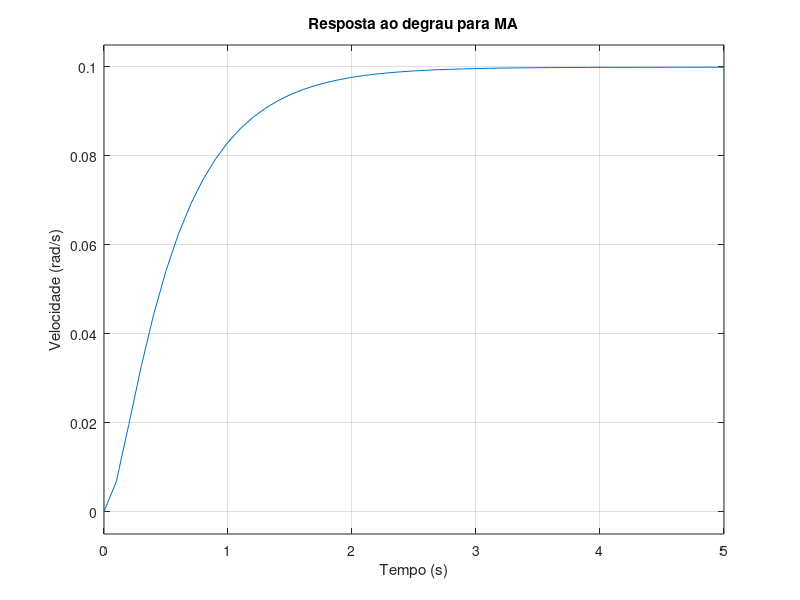
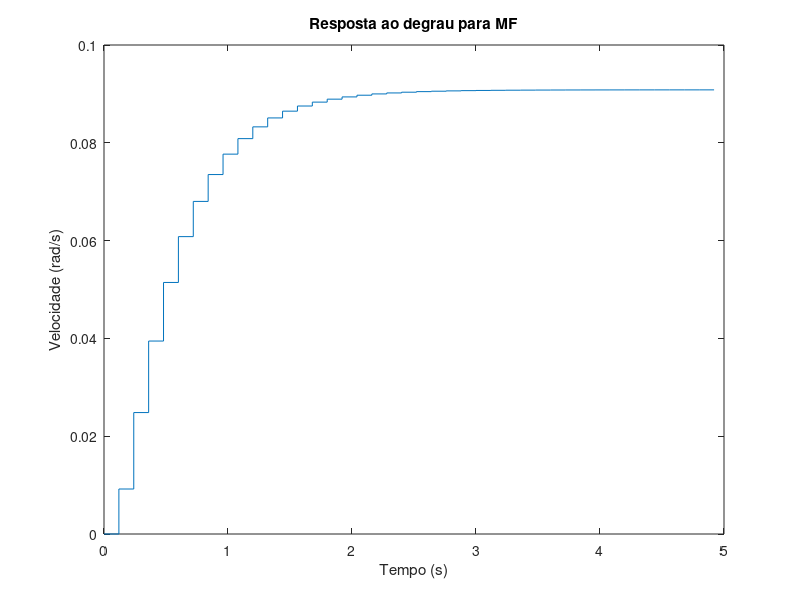
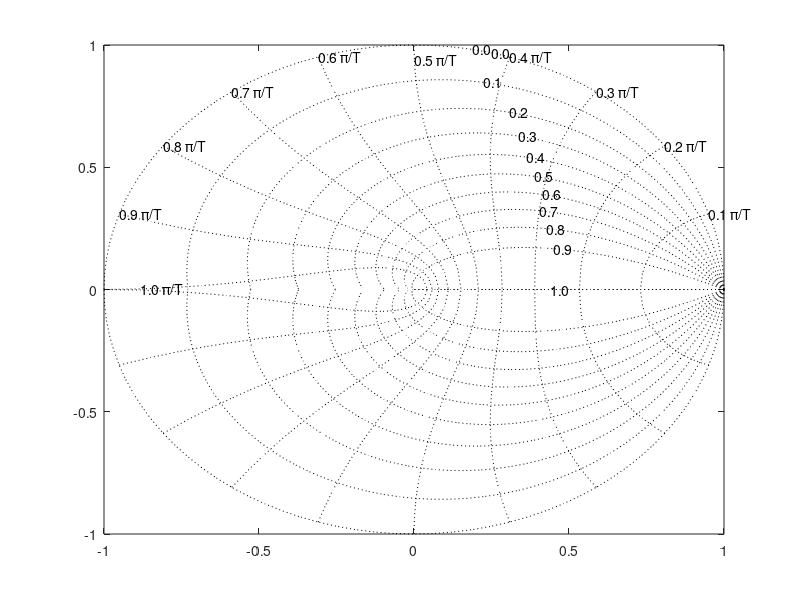

Source code (MATLAB) for these figures, in order: (Note: this script raises an error after producing the figures.)
% Controle Digital
%
% Exemplo de projeto de controlador digital pelo lugar das raizes:
% Sistema motor cc;
% No domínio 's', H(s) = K/(Js + b) * (Ls + R) + K^2;

close all; clear; clc;

%% Escolha do periodo de amostragem:
J = 0.01;
b = 0.1;
K = 0.01;
R = 1;
L = 0.5;

%% Modelo discreto do PROCESSO:

% Processo instavel em MA:
num=K;
den = [(J * L) (J * R + L * b) (b * R + K ^ 2)];
Gps = tf(num, den);


% Resposta continua em malha aberta
figure; step(Gps, 0:0.1:5);
xlabel('Tempo (s)'); ylabel('Velocidade (rad/s)');
title('Resposta ao degrau para MA');

% Periodo de amostragem
T = 0.12;

% Planta discreta:
Gz = c2d(Gps, T, 'zoh');
zpk(Gz);

% Resposta discreta em malha fechada
sys = feedback(Gz, 1);
[y, t] = step(sys, 5);
figure; stairs(t,y);
xlabel('Tempo (s)'); ylabel('Velocidade (rad/s)');
title('Resposta ao degrau para MF');

%% Especificacoes de desempenho:

Mpmax = 10; % percentual de overshoot
ts = 1.82; % tempo de subida
ta = 3; % tempo de acomodacao

% Regioes que atendem as especificacoes:
zetamin = 0.6*(1 - Mpmax/100); % taxa de amortecimento
wnmin = 1.8/ts; % frequencia natural
zetawnmin = 4.6/ta; % zeta*wn, em que wn esta em rad/s

% Especificacoes (um pouco mais rigoross que valores minimos) que atendem regioes:
zeta = 0.5;
wn = 6.0*T; % em rad
zeta*wn/T; % Observe que  esse valor deve ser > zetawnmin calculado acima
r0 = exp(-zeta*wn); % a regiao interna a esse raio delimita o ta minimo

%% Projeto direto:

% Projeto digital usando lugar das raizes:
figure; zgrid; % referencia do grid

%% 1) Considerando compensador estatico:
K = 0:0.001:50;
figure; rlocus(Gz, K); zgrid(zeta, wn); hold on; plotcircle(0,0,r0,'k-.');
[Kc1, raizes1] = rlocfind(Gz);
figure; bode(Gz*Kc1); grid on;
% Simulacao da resposta ao degrau em MF
Tz1 = feedback(Gz*Kc1,1);
zpk(Tz1);
figure; step(Tz1); grid on;
figure(5); Tuz1 = Kc1/(1+Gz*Kc1); step(Tuz1); grid;

%% 2) PI:
zc = 0.9; % zero do controlador
Dz = tf([1 -zc], [1 -1], T);

figure; rlocus(Gz*Dz, K); zgrid(zeta, wn); hold on; plotcircle(0,0,r0,'k-.')
[Kc2, raizes2] = rlocfind(Gz*Dz);
figure; bode(Gz*Dz*Kc2); grid on;
figure; nyquist(Gz*Dz*Kc2); grid on;
% Simulacao da resposta ao degrau em MF
Tz2 = feedback(Gz*Dz*Kc2,1);
zpk(Tz2)
figure; [x2, t] = step(Tz2);grid on;
figure(5); Tuz2 = Kc2*Dz/(1+Gz*Kc2*Dz); step(Tuz2); grid;

figure; stairs(t, x2);
xlabel('Tempo (s)'); ylabel('Velocidade (rad/s)');
title('Sistema com controlador PI, Resposta ao degrau para MF');
